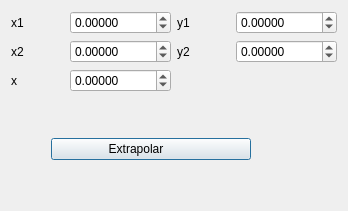
               <widget class="QWidget" name="page_16">
                <layout class="QGridLayout" name="gridLayout_3">
                 <item row="0" column="0" rowspan="3" colspan="2">
                  <layout class="QVBoxLayout" name="verticalLayout_14">
                   <item>
                    <layout class="QVBoxLayout" name="verticalLayout_24">
                     <item>
                      <layout class="QHBoxLayout" name="horizontalLayout_47">
                       <item>
                        <layout class="QHBoxLayout" name="horizontalLayout_48">
                         <item>
                          <widget class="QLabel" name="label_29">
                           <property name="text">
                            <string>x1</string>
                           </property>
                          </widget>
                         </item>
                         <item>
                          <widget class="QDoubleSpinBox" name="x1_2">
                           <property name="decimals">
                            <number>5</number>
                           </property>
                           <property name="minimum">
                            <double>-99999.999989999996615</double>
                           </property>
                           <property name="maximum">
                            <double>99999.999989999996615</double>
                           </property>
                          </widget>
                         </item>
                        </layout>
                       </item>
                       <item>
                        <layout class="QHBoxLayout" name="horizontalLayout_49">
                         <item>
                          <widget class="QLabel" name="label_30">
                           <property name="text">
                            <string>y1</string>
                           </property>
                          </widget>
                         </item>
                         <item>
                          <widget class="QDoubleSpinBox" name="y1_2">
                           <property name="decimals">
                            <number>5</number>
                           </property>
                           <property name="minimum">
                            <double>-99999.999989999996615</double>
                           </property>
                           <property name="maximum">
                            <double>99999.999989999996615</double>
                           </property>
                          </widget>
                         </item>
                        </layout>
                       </item>
                      </layout>
                     </item>
                     <item>
                      <layout class="QHBoxLayout" name="horizontalLayout_50">
                       <item>
                        <layout class="QHBoxLayout" name="horizontalLayout_51">
                         <item>
                          <widget class="QLabel" name="label_31">
                           <property name="text">
                            <string>x2</string>
                           </property>
                          </widget>
                         </item>
                         <item>
                          <widget class="QDoubleSpinBox" name="x2_2">
                           <property name="decimals">
                            <number>5</number>
                           </property>
                           <property name="minimum">
                            <double>-99999.999989999996615</double>
                           </property>
                           <property name="maximum">
                            <double>99999.999989999996615</double>
                           </property>
                          </widget>
                         </item>
                        </layout>
                       </item>
                       <item>
                        <layout class="QHBoxLayout" name="horizontalLayout_52">
                         <item>
                          <widget class="QLabel" name="label_32">
                           <property name="text">
                            <string>y2</string>
                           </property>
                          </widget>
                         </item>
                         <item>
                          <widget class="QDoubleSpinBox" name="y2_2">
                           <property name="decimals">
                            <number>5</number>
                           </property>
                           <property name="minimum">
                            <double>-99999.999989999996615</double>
                           </property>
                           <property name="maximum">
                            <double>99999.999989999996615</double>
                           </property>
                          </widget>
                         </item>
                        </layout>
                       </item>
                      </layout>
                     </item>
                     <item>
                      <layout class="QHBoxLayout" name="horizontalLayout_53">
                       <item>
                        <layout class="QHBoxLayout" name="horizontalLayout_54">
                         <item>
                          <widget class="QLabel" name="label_33">
                           <property name="text">
                            <string>x</string>
                           </property>
                          </widget>
                         </item>
                         <item>
                          <widget class="QDoubleSpinBox" name="x_2">
                           <property name="decimals">
                            <number>5</number>
                           </property>
                           <property name="minimum">
                            <double>-99999.999989999996615</double>
                           </property>
                           <property name="maximum">
                            <double>99999.999989999996615</double>
                           </property>
                          </widget>
                         </item>
                        </layout>
                       </item>
                       <item>
                        <widget class="QLabel" name="label_34">
                         <property name="text">
                          <string/>
                         </property>
                        </widget>
                       </item>
                      </layout>
                     </item>
                    </layout>
                   </item>
                   <item>
                    <spacer name="verticalSpacer_5">
                     <property name="orientation">
                      <enum>Qt::Vertical</enum>
                     </property>
                     <property name="sizeHint" stdset="0">
                      <size>
                       <width>20</width>
                       <height>40</height>
                      </size>
                     </property>
                    </spacer>
                   </item>
                   <item>
                    <layout class="QVBoxLayout" name="verticalLayout_13">
                     <item>
                      <layout class="QHBoxLayout" name="horizontalLayout_24">
                       <item>
                        <layout class="QHBoxLayout" name="horizontalLayout_55">
                         <item>
                          <spacer name="horizontalSpacer_2">
                           <property name="orientation">
                            <enum>Qt::Horizontal</enum>
                           </property>
                           <property name="sizeHint" stdset="0">
                            <size>
                             <width>40</width>
                             <height>20</height>
                            </size>
                           </property>
                          </spacer>
                         </item>
                         <item>
                          <widget class="QPushButton" name="extrapolar_2">
                           <property name="text">
                            <string>                Extrapolar                         </string>
                           </property>
                           <property name="default">
                            <bool>true</bool>
                           </property>
                          </widget>
                         </item>
                         <item>
                          <spacer name="horizontalSpacer_7">
                           <property name="orientation">
                            <enum>Qt::Horizontal</enum>
                           </property>
                           <property name="sizeHint" stdset="0">
                            <size>
                             <width>40</width>
                             <height>20</height>
                            </size>
                           </property>
                          </spacer>
                         </item>
                         <item>
                          <widget class="QPushButton" name="Agregar_e_2">
                           <property name="text">
                            <string/>
                           </property>
                           <property name="icon">
                            <iconset>
                             <normaloff>:/new/prefix1/iconos/mas.png</normaloff>:/new/prefix1/iconos/mas.png</iconset>
                           </property>
                           <property name="flat">
                            <bool>true</bool>
                           </property>
                          </widget>
                         </item>
                        </layout>
                       </item>
                      </layout>
                     </item>
                     <item>
                      <spacer name="verticalSpacer">
                       <property name="orientation">
                        <enum>Qt::Vertical</enum>
                       </property>
                       <property name="sizeHint" stdset="0">
                        <size>
                         <width>20</width>
                         <height>40</height>
                        </size>
                       </property>
                      </spacer>
                     </item>
                    </layout>
                   </item>
                  </layout>
                 </item>
                </layout>
               </widget>
